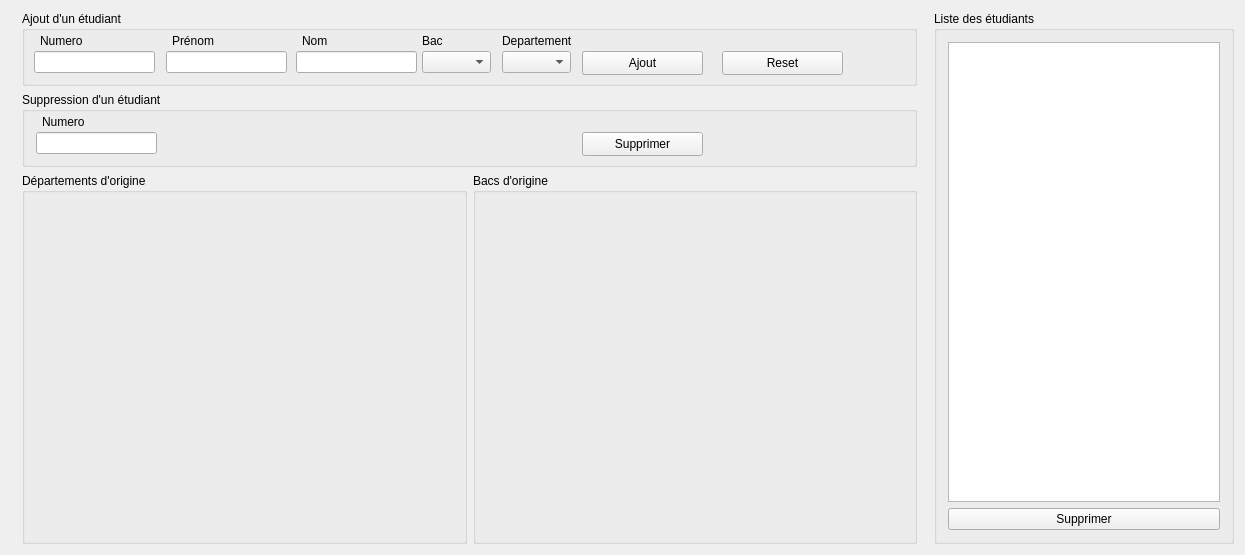
<?xml version="1.0" encoding="UTF-8"?>
<ui version="4.0">
 <class>TP3_GestionEtuClass</class>
 <widget class="QMainWindow" name="TP3_GestionEtuClass">
  <property name="geometry">
   <rect>
    <x>0</x>
    <y>0</y>
    <width>1245</width>
    <height>555</height>
   </rect>
  </property>
  <property name="windowTitle">
   <string>TP3_GestionEtu</string>
  </property>
  <widget class="QWidget" name="centralWidget">
   <layout class="QHBoxLayout" name="horizontalLayout_2">
    <item>
     <widget class="QWidget" name="widget" native="true">
      <layout class="QVBoxLayout" name="verticalLayout">
       <property name="topMargin">
        <number>0</number>
       </property>
       <property name="bottomMargin">
        <number>0</number>
       </property>
       <item>
        <widget class="QGroupBox" name="groupBox_AddStudent">
         <property name="minimumSize">
          <size>
           <width>690</width>
           <height>75</height>
          </size>
         </property>
         <property name="maximumSize">
          <size>
           <width>16777215</width>
           <height>75</height>
          </size>
         </property>
         <property name="title">
          <string>Ajout d'un étudiant</string>
         </property>
         <widget class="QPushButton" name="pushButton_addStudent">
          <property name="geometry">
           <rect>
            <x>560</x>
            <y>40</y>
            <width>121</width>
            <height>24</height>
           </rect>
          </property>
          <property name="text">
           <string>Ajout</string>
          </property>
         </widget>
         <widget class="QLineEdit" name="lineEdit_add_number">
          <property name="geometry">
           <rect>
            <x>12</x>
            <y>40</y>
            <width>121</width>
            <height>22</height>
           </rect>
          </property>
         </widget>
         <widget class="QLabel" name="label">
          <property name="geometry">
           <rect>
            <x>18</x>
            <y>20</y>
            <width>61</width>
            <height>20</height>
           </rect>
          </property>
          <property name="text">
           <string>Numero</string>
          </property>
         </widget>
         <widget class="QLineEdit" name="lineEdit_add_firstname">
          <property name="geometry">
           <rect>
            <x>144</x>
            <y>40</y>
            <width>121</width>
            <height>22</height>
           </rect>
          </property>
         </widget>
         <widget class="QLabel" name="label_2">
          <property name="geometry">
           <rect>
            <x>150</x>
            <y>20</y>
            <width>61</width>
            <height>20</height>
           </rect>
          </property>
          <property name="text">
           <string>Prénom</string>
          </property>
         </widget>
         <widget class="QLineEdit" name="lineEdit_add_lastname">
          <property name="geometry">
           <rect>
            <x>274</x>
            <y>40</y>
            <width>121</width>
            <height>22</height>
           </rect>
          </property>
         </widget>
         <widget class="QLabel" name="label_3">
          <property name="geometry">
           <rect>
            <x>280</x>
            <y>20</y>
            <width>61</width>
            <height>20</height>
           </rect>
          </property>
          <property name="text">
           <string>Nom</string>
          </property>
         </widget>
         <widget class="QLabel" name="label_4">
          <property name="geometry">
           <rect>
            <x>400</x>
            <y>20</y>
            <width>61</width>
            <height>20</height>
           </rect>
          </property>
          <property name="text">
           <string>Bac</string>
          </property>
         </widget>
         <widget class="QComboBox" name="lineEdit_add_BAC">
          <property name="geometry">
           <rect>
            <x>400</x>
            <y>40</y>
            <width>69</width>
            <height>22</height>
           </rect>
          </property>
         </widget>
         <widget class="QComboBox" name="lineEdit_add_department">
          <property name="geometry">
           <rect>
            <x>480</x>
            <y>40</y>
            <width>69</width>
            <height>22</height>
           </rect>
          </property>
         </widget>
         <widget class="QLabel" name="label_5">
          <property name="geometry">
           <rect>
            <x>480</x>
            <y>20</y>
            <width>71</width>
            <height>20</height>
           </rect>
          </property>
          <property name="text">
           <string>Departement</string>
          </property>
         </widget>
         <widget class="QPushButton" name="pushButton_modifyStudent">
          <property name="geometry">
           <rect>
            <x>560</x>
            <y>40</y>
            <width>121</width>
            <height>24</height>
           </rect>
          </property>
          <property name="text">
           <string>Modifier</string>
          </property>
         </widget>
         <widget class="QPushButton" name="pushButton_reset">
          <property name="geometry">
           <rect>
            <x>700</x>
            <y>40</y>
            <width>121</width>
            <height>24</height>
           </rect>
          </property>
          <property name="text">
           <string>Reset</string>
          </property>
         </widget>
         <zorder>pushButton_modifyStudent</zorder>
         <zorder>pushButton_addStudent</zorder>
         <zorder>lineEdit_add_number</zorder>
         <zorder>label</zorder>
         <zorder>lineEdit_add_firstname</zorder>
         <zorder>label_2</zorder>
         <zorder>lineEdit_add_lastname</zorder>
         <zorder>label_3</zorder>
         <zorder>label_4</zorder>
         <zorder>lineEdit_add_BAC</zorder>
         <zorder>lineEdit_add_department</zorder>
         <zorder>label_5</zorder>
         <zorder>pushButton_reset</zorder>
        </widget>
       </item>
       <item>
        <widget class="QGroupBox" name="groupBox_DeleteStudent">
         <property name="minimumSize">
          <size>
           <width>0</width>
           <height>75</height>
          </size>
         </property>
         <property name="maximumSize">
          <size>
           <width>16777215</width>
           <height>75</height>
          </size>
         </property>
         <property name="title">
          <string>Suppression d'un étudiant</string>
         </property>
         <widget class="QPushButton" name="pushButton_delete_number">
          <property name="geometry">
           <rect>
            <x>560</x>
            <y>40</y>
            <width>121</width>
            <height>24</height>
           </rect>
          </property>
          <property name="text">
           <string>Supprimer</string>
          </property>
         </widget>
         <widget class="QLineEdit" name="lineEdit_remove_number">
          <property name="geometry">
           <rect>
            <x>14</x>
            <y>40</y>
            <width>121</width>
            <height>22</height>
           </rect>
          </property>
         </widget>
         <widget class="QLabel" name="label_8">
          <property name="geometry">
           <rect>
            <x>20</x>
            <y>20</y>
            <width>61</width>
            <height>20</height>
           </rect>
          </property>
          <property name="text">
           <string>Numero</string>
          </property>
         </widget>
        </widget>
       </item>
       <item>
        <widget class="QWidget" name="widget_Graphs" native="true">
         <layout class="QHBoxLayout" name="horizontalLayout">
          <property name="leftMargin">
           <number>0</number>
          </property>
          <property name="topMargin">
           <number>0</number>
          </property>
          <property name="rightMargin">
           <number>0</number>
          </property>
          <property name="bottomMargin">
           <number>0</number>
          </property>
          <item>
           <widget class="QGroupBox" name="groupBox_department">
            <property name="minimumSize">
             <size>
              <width>0</width>
              <height>250</height>
             </size>
            </property>
            <property name="title">
             <string>Départements d'origine</string>
            </property>
           </widget>
          </item>
          <item>
           <widget class="QGroupBox" name="groupBox_bacs">
            <property name="minimumSize">
             <size>
              <width>0</width>
              <height>250</height>
             </size>
            </property>
            <property name="title">
             <string>Bacs d'origine</string>
            </property>
           </widget>
          </item>
         </layout>
        </widget>
       </item>
      </layout>
     </widget>
    </item>
    <item>
     <widget class="QGroupBox" name="groupBox_2">
      <property name="maximumSize">
       <size>
        <width>300</width>
        <height>16777215</height>
       </size>
      </property>
      <property name="title">
       <string>Liste des étudiants</string>
      </property>
      <layout class="QVBoxLayout" name="verticalLayout_2">
       <item>
        <widget class="QListWidget" name="listWidget">
         <property name="selectionMode">
          <enum>QAbstractItemView::MultiSelection</enum>
         </property>
         <property name="sortingEnabled">
          <bool>true</bool>
         </property>
        </widget>
       </item>
       <item>
        <widget class="QPushButton" name="pushButton_delete_list">
         <property name="text">
          <string>Supprimer</string>
         </property>
        </widget>
       </item>
      </layout>
     </widget>
    </item>
   </layout>
  </widget>
 </widget>
 <layoutdefault spacing="6" margin="11"/>
 <resources>
  <include location="TP3_GestionEtu.qrc"/>
 </resources>
 <connections/>
</ui>
